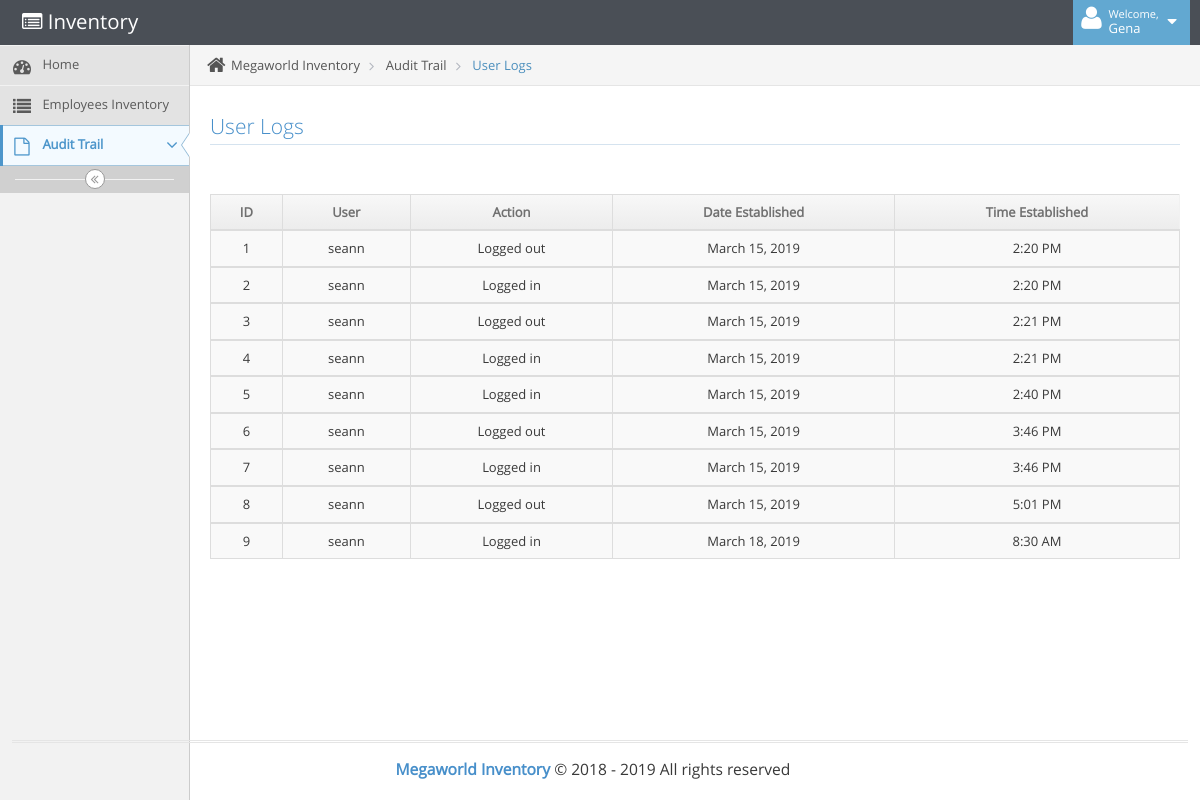
The page /components/m3g4w0rld_u553r5_1065.php (signed in) on the database as committed earlier.
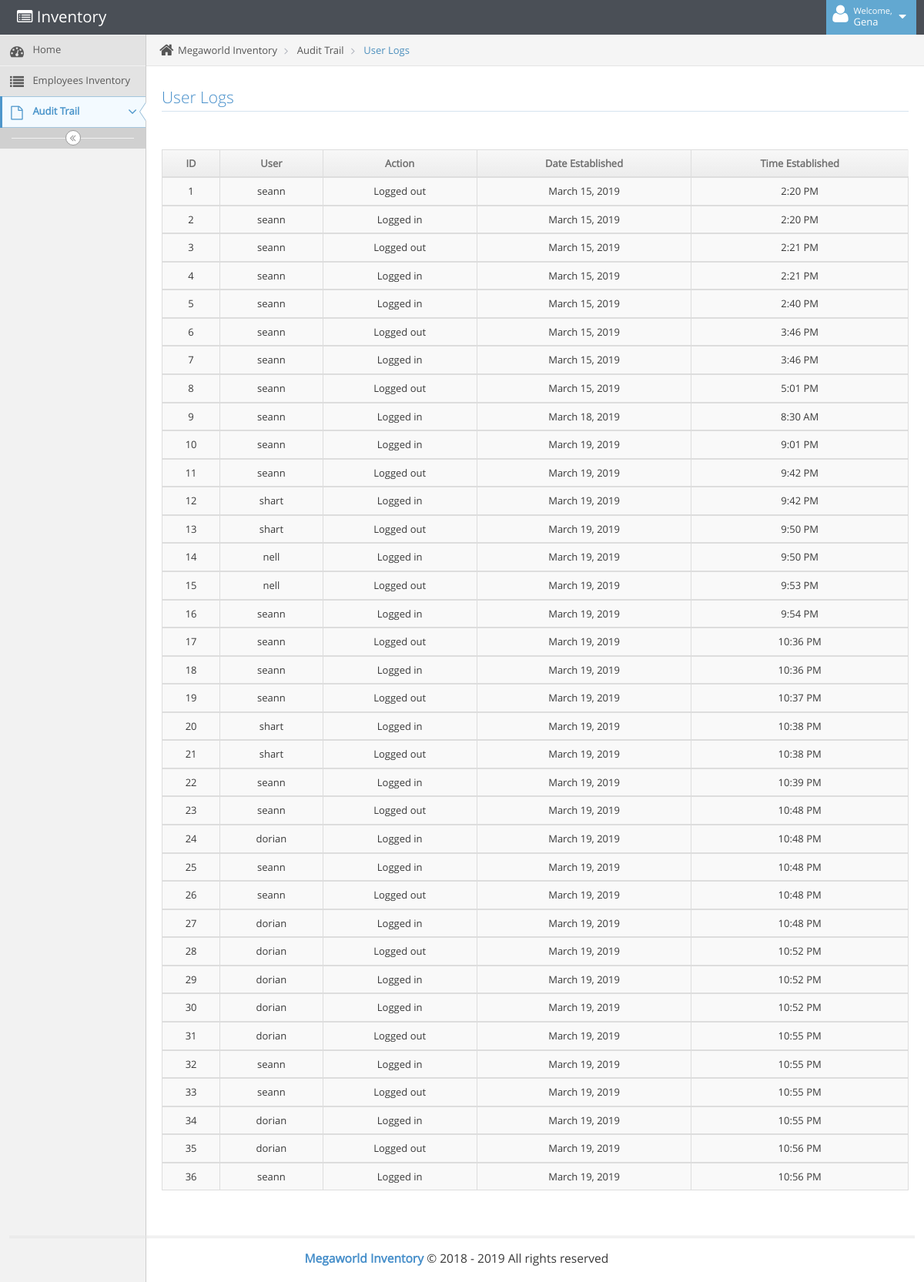
The same page on the database as committed later.
### tables this page shows
CREATE TABLE `u53r_1065` (
  `u53r_id` int(11) NOT NULL,
  `u53r_user` text NOT NULL,
  `u53r_action` text NOT NULL,
  `u53r_date` datetime NOT NULL DEFAULT CURRENT_TIMESTAMP ON UPDATE CURRENT_TIMESTAMP
);

### components/m3g4w0rld_u553r5_1065.php (the view, shortened to what this page needs)
<?php
include("../inc/m3g4w0rld_c0mm0n.php");
?>
<!DOCTYPE html>
<html lang="en">
	<head>
		<link rel="stylesheet" href="../assets/css/bootstrap.min.css" />
		<link rel="stylesheet" href="../assets/font-awesome/4.5.0/css/font-awesome.min.css" />
		<link rel="stylesheet" href="../assets/css/ace.min.css" class="ace-main-stylesheet" id="main-ace-style" />
		<link rel="stylesheet" href="../assets/css/ace-skins.min.css" />
		<link rel="stylesheet" href="../assets/css/ace-rtl.min.css" />
	</head>
	<body class="no-skin">
  <?php include("../inc/m3g4w0rld_h34d3r.php"); ?>
		<div class="main-container ace-save-state" id="main-container">
			<div id="sidebar" class="sidebar      skin-3           responsive                    ace-save-state">
				<ul class="nav nav-list">
				  <li class="">
				    <a href="m3g4w0rld_m41n.php">
				      <i class="menu-icon fa fa-tachometer"></i>
				      <span class="menu-text"> Home </span>
				    </a>
				  </li>
				  <li class="">
				    <a href="m3g4w0rld_1nv3nt0ry.php">
				      <i class="menu-icon fa fa-list"></i>
				      <span class="menu-text"> Employees Inventory </span>
				    </a>
				  </li>
					<li class="active">
				    <a href="#" class="dropdown-toggle">
				      <i class="menu-icon fa fa-file-o"></i>
				      <span class="menu-text">
				        Audit Trail
				      </span>
				      <b class="arrow fa fa-angle-down"></b>
				    </a>
				  </li>
				</ul>
				<div class="sidebar-toggle sidebar-collapse" id="sidebar-collapse">
					<i id="sidebar-toggle-icon" class="ace-icon fa fa-angle-double-left ace-save-state" data-icon1="ace-icon fa fa-angle-double-left" data-icon2="ace-icon fa fa-angle-double-right"></i>
				</div>
			</div>
			<div class="main-content">
				<div class="main-content-inner">
					<div class="breadcrumbs ace-save-state" id="breadcrumbs">
						<ul class="breadcrumb">
							<li>
								<i class="ace-icon fa fa-home home-icon"></i>
								Megaworld Inventory
							</li>
							<li class="">
                Audit Trail
              </li>
							<li class="active">
                <a href="m3g4w0rld_u553r5_1065.php">User Logs</a>
              </li>
						</ul>
					</div>
					<div class="page-content">
						<div class="row">
							<div class="col-xs-12">
								<h3 class="header smaller lighter blue">User Logs</h3>
											<table id="dynamic-table" class="table table-striped table-bordered table-hover text-top-5x">
												<thead>
													<tr>
														<th class="text-center">ID</th>
														<th class="text-center">User</th>
														<th class="text-center">Action</th>
														<th class="text-center">Date Established</th>
														<th class="text-center">Time Established</th>
													</tr>
												</thead>
												<tbody>
													<?php
											    $xcon->setAttribute(PDO::ATTR_ERRMODE, PDO::ERRMODE_EXCEPTION);
											    $result = $xcon->prepare("SELECT * FROM u53r_1065");
											    $result->execute();
											        while ($row = $result->fetch(PDO::FETCH_ASSOC)) {
											            $m3g4w0rld_u53r_id = $row['u53r_id'];
											            $m3g4w0rld_u53r_user = $row['u53r_user'];
											            $m3g4w0rld_u53r_action = $row['u53r_action'];
											            $m3g4w0rld_u53r_date = $row['u53r_date'];
																	$m3g4w0rld_u53r_new_date = date('F d, Y',strtotime($m3g4w0rld_u53r_date));
																	$m3g4w0rld_u53r_new_time = date('g:i A',strtotime($m3g4w0rld_u53r_date));
											    ?>
													<tr>
														<td class="text-center"><?php echo $m3g4w0rld_u53r_id; ?></td>
														<td class="text-center"><?php echo $m3g4w0rld_u53r_user; ?></td>
														<td class="text-center"><?php echo $m3g4w0rld_u53r_action; ?></td>
														<td class="text-center"><?php echo $m3g4w0rld_u53r_new_date; ?></td>
														<td class="text-center"><?php echo $m3g4w0rld_u53r_new_time; ?></td>
													</tr>
												</tbody>
											<?php } ?>
											</table>
									</div>
								</div>
							</div>
									</div>
								</div>
							</div>
			<div class="footer">
				<div class="footer-inner">
					<div class="footer-content">
						<span class="bigger-120">
							<span class="blue bolder">Megaworld Inventory</span>
							&copy; 2018 - 2019 All rights reserved
						</span>
					</div>
				</div>
			</div>
	</body>
</html>

Rows that differ between the two databases and show on the page:
added u53r_1065: u53r_id "10", u53r_user "seann", u53r_action "Logged in", u53r_date "March 19, 2019", u53r_date "9:01 PM"
added u53r_1065: u53r_id "11", u53r_user "seann", u53r_action "Logged out", u53r_date "March 19, 2019", u53r_date "9:42 PM"
added u53r_1065: u53r_id "12", u53r_user "shart", u53r_action "Logged in", u53r_date "March 19, 2019", u53r_date "9:42 PM"
added u53r_1065: u53r_id "13", u53r_user "shart", u53r_action "Logged out", u53r_date "March 19, 2019", u53r_date "9:50 PM"
added u53r_1065: u53r_id "14", u53r_user "nell", u53r_action "Logged in", u53r_date "March 19, 2019", u53r_date "9:50 PM"
added u53r_1065: u53r_id "15", u53r_user "nell", u53r_action "Logged out", u53r_date "March 19, 2019", u53r_date "9:53 PM"
added u53r_1065: u53r_id "16", u53r_user "seann", u53r_action "Logged in", u53r_date "March 19, 2019", u53r_date "9:54 PM"
added u53r_1065: u53r_id "17", u53r_user "seann", u53r_action "Logged out", u53r_date "March 19, 2019", u53r_date "10:36 PM"
added u53r_1065: u53r_id "18", u53r_user "seann", u53r_action "Logged in", u53r_date "March 19, 2019", u53r_date "10:36 PM"
added u53r_1065: u53r_id "19", u53r_user "seann", u53r_action "Logged out", u53r_date "March 19, 2019", u53r_date "10:37 PM"
added u53r_1065: u53r_id "20", u53r_user "shart", u53r_action "Logged in", u53r_date "March 19, 2019", u53r_date "10:38 PM"
added u53r_1065: u53r_id "21", u53r_user "shart", u53r_action "Logged out", u53r_date "March 19, 2019", u53r_date "10:38 PM"
added u53r_1065: u53r_id "22", u53r_user "seann", u53r_action "Logged in", u53r_date "March 19, 2019", u53r_date "10:39 PM"
added u53r_1065: u53r_id "23", u53r_user "seann", u53r_action "Logged out", u53r_date "March 19, 2019", u53r_date "10:48 PM"
added u53r_1065: u53r_id "24", u53r_user "dorian", u53r_action "Logged in", u53r_date "March 19, 2019", u53r_date "10:48 PM"
added u53r_1065: u53r_id "25", u53r_user "seann", u53r_action "Logged in", u53r_date "March 19, 2019", u53r_date "10:48 PM"
added u53r_1065: u53r_id "26", u53r_user "seann", u53r_action "Logged out", u53r_date "March 19, 2019", u53r_date "10:48 PM"
added u53r_1065: u53r_id "27", u53r_user "dorian", u53r_action "Logged in", u53r_date "March 19, 2019", u53r_date "10:48 PM"
added u53r_1065: u53r_id "28", u53r_user "dorian", u53r_action "Logged out", u53r_date "March 19, 2019", u53r_date "10:52 PM"
added u53r_1065: u53r_id "29", u53r_user "dorian", u53r_action "Logged in", u53r_date "March 19, 2019", u53r_date "10:52 PM"
added u53r_1065: u53r_id "30", u53r_user "dorian", u53r_action "Logged in", u53r_date "March 19, 2019", u53r_date "10:52 PM"
added u53r_1065: u53r_id "31", u53r_user "dorian", u53r_action "Logged out", u53r_date "March 19, 2019", u53r_date "10:55 PM"
added u53r_1065: u53r_id "32", u53r_user "seann", u53r_action "Logged in", u53r_date "March 19, 2019", u53r_date "10:55 PM"
added u53r_1065: u53r_id "33", u53r_user "seann", u53r_action "Logged out", u53r_date "March 19, 2019", u53r_date "10:55 PM"
added u53r_1065: u53r_id "34", u53r_user "dorian", u53r_action "Logged in", u53r_date "March 19, 2019", u53r_date "10:55 PM"
added u53r_1065: u53r_id "35", u53r_user "dorian", u53r_action "Logged out", u53r_date "March 19, 2019", u53r_date "10:56 PM"
added u53r_1065: u53r_id "36", u53r_user "seann", u53r_action "Logged in", u53r_date "March 19, 2019", u53r_date "10:56 PM"
